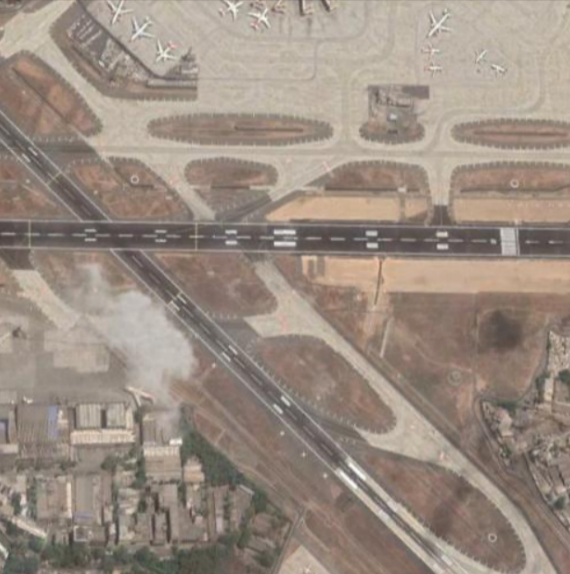
#> input picture ap_image1.jpg, 570 x 574 px
$ python new_image_comparison.py   (older library calls are emulated)
#> lines starting #> are read from the running program, lines starting #| are printed output that depends on the picture
# [42 lines of commented-out code are left out]


import cv2
import numpy as np

# Load the images
img1 = cv2.imread('ap_image1.jpg')
#> img1 is the input picture: shape (574, 570, 3); mean B, G, R 129.4, 140.6, 154.1
img2 = cv2.imread('ap_image2.jpg')
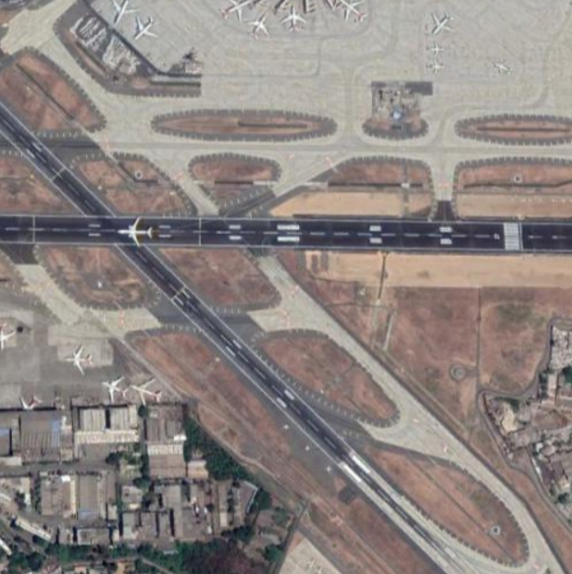
#> input picture ap_image2.jpg, 572 x 574 px
#> img2 is the input picture: shape (574, 572, 3); mean B, G, R 129.3, 132.5, 140.7
# Resize the images to the same dimensions
img1 = cv2.resize(img1, (img2.shape[1], img2.shape[0]))
#> img1: shape (574, 572, 3)

# Convert the images to grayscale
gray1 = cv2.cvtColor(img1, cv2.COLOR_BGR2GRAY)
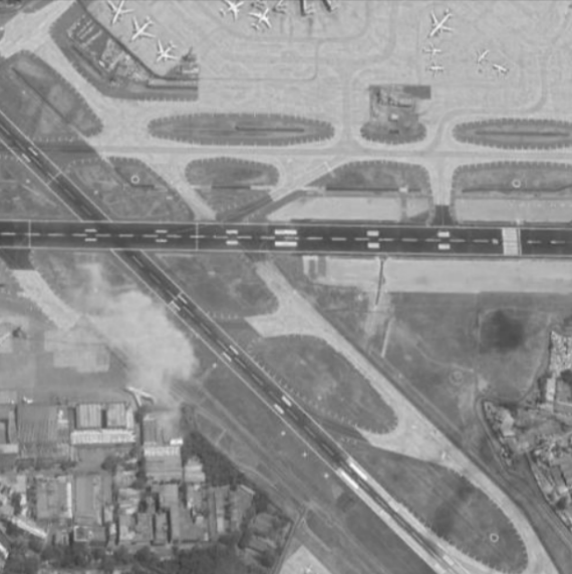
#> gray1: shape (574, 572); min 57, max 246, mean 143.4
gray2 = cv2.cvtColor(img2, cv2.COLOR_BGR2GRAY)
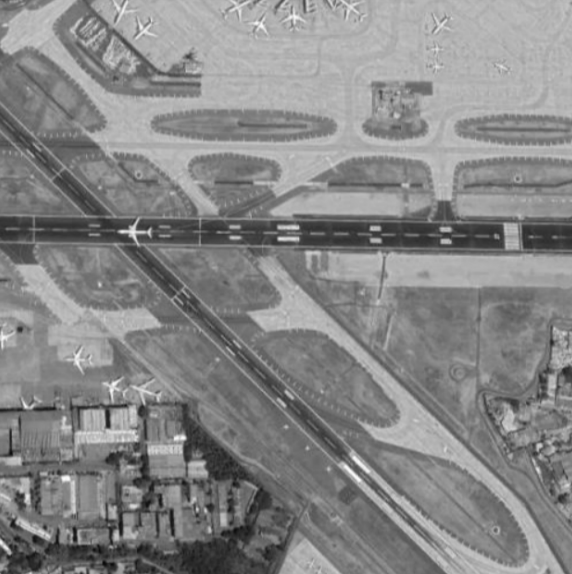
#> gray2: shape (574, 572); min 10, max 250, mean 134.6

# Compute the absolute difference between the two grayscale images
diff = cv2.absdiff(gray1, gray2)
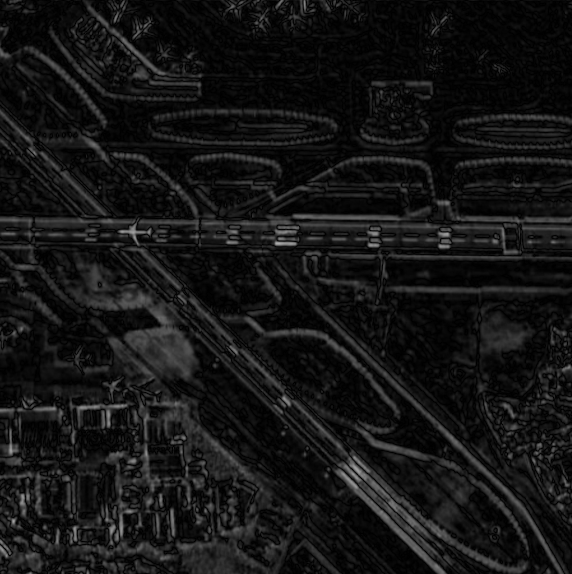
#> diff: shape (574, 572); min 0, max 171, mean 20.7

# Create a color map to highlight the differences
color_map = np.zeros((diff.shape[0], diff.shape[1], 3), dtype=np.uint8)
color_map[:, :, 0] = np.where(diff > 0, 255, 0)
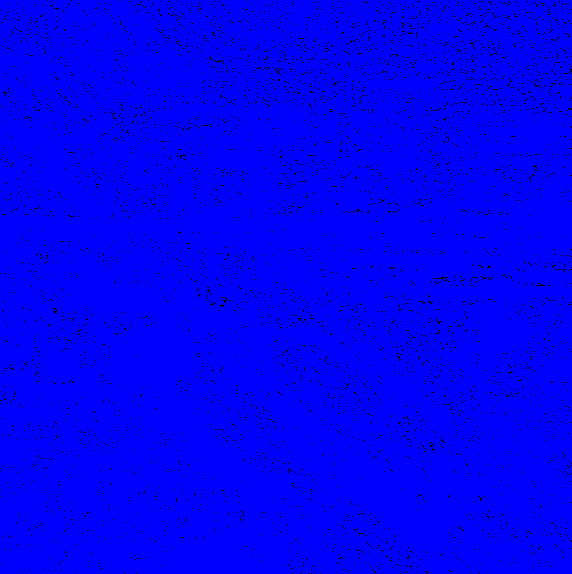
#> color_map: shape (574, 572, 3); mean of channels 0, 1, 2 249.2, 0, 0; drawn as B, G, R
color_map[:, :, 1] = np.where(diff < 0, 255, 0)

# Show the color map
cv2.imshow('Comparison', color_map)
cv2.waitKey(0)
